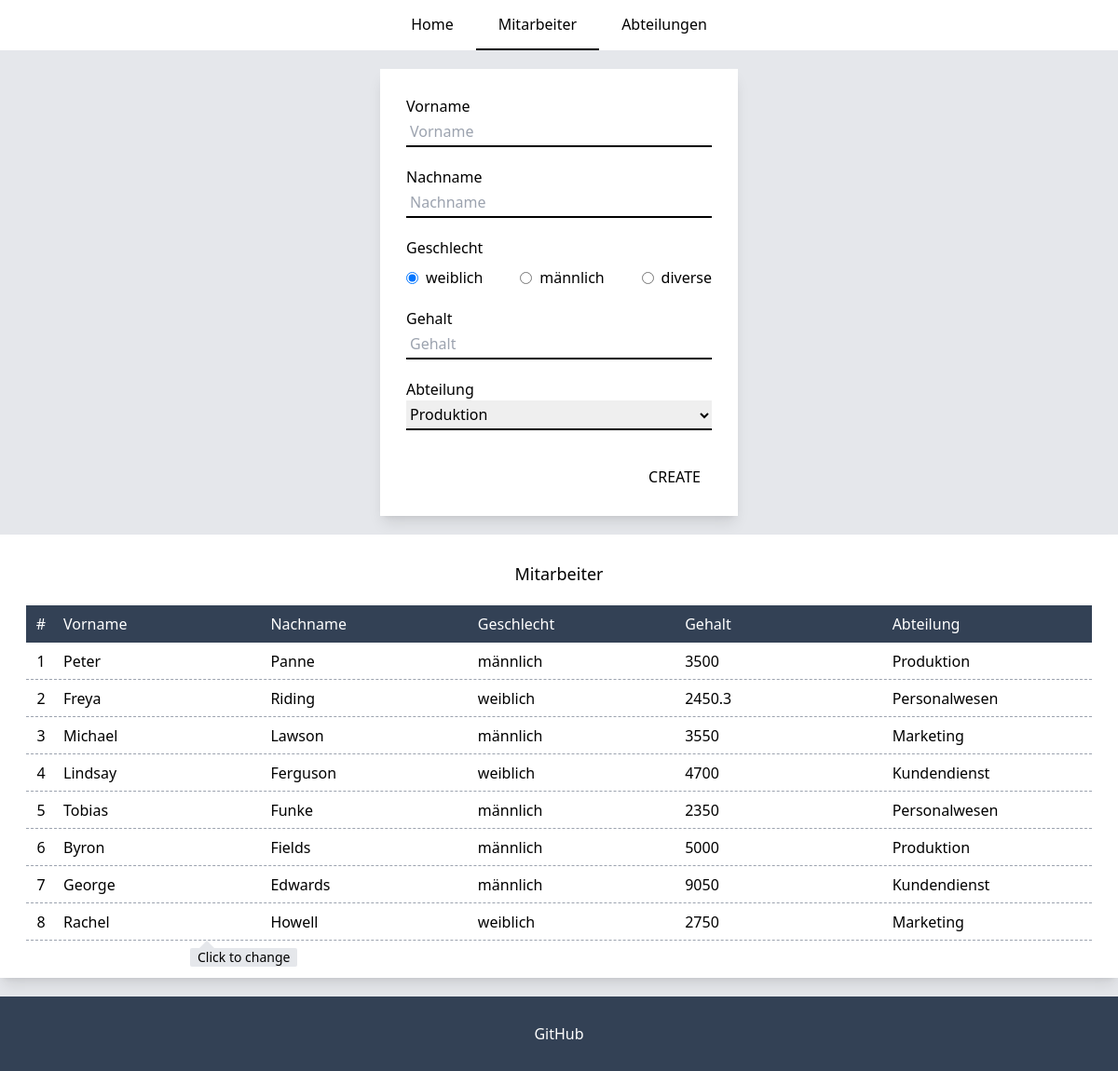
/employees, run on an earlier commit of the app's database.
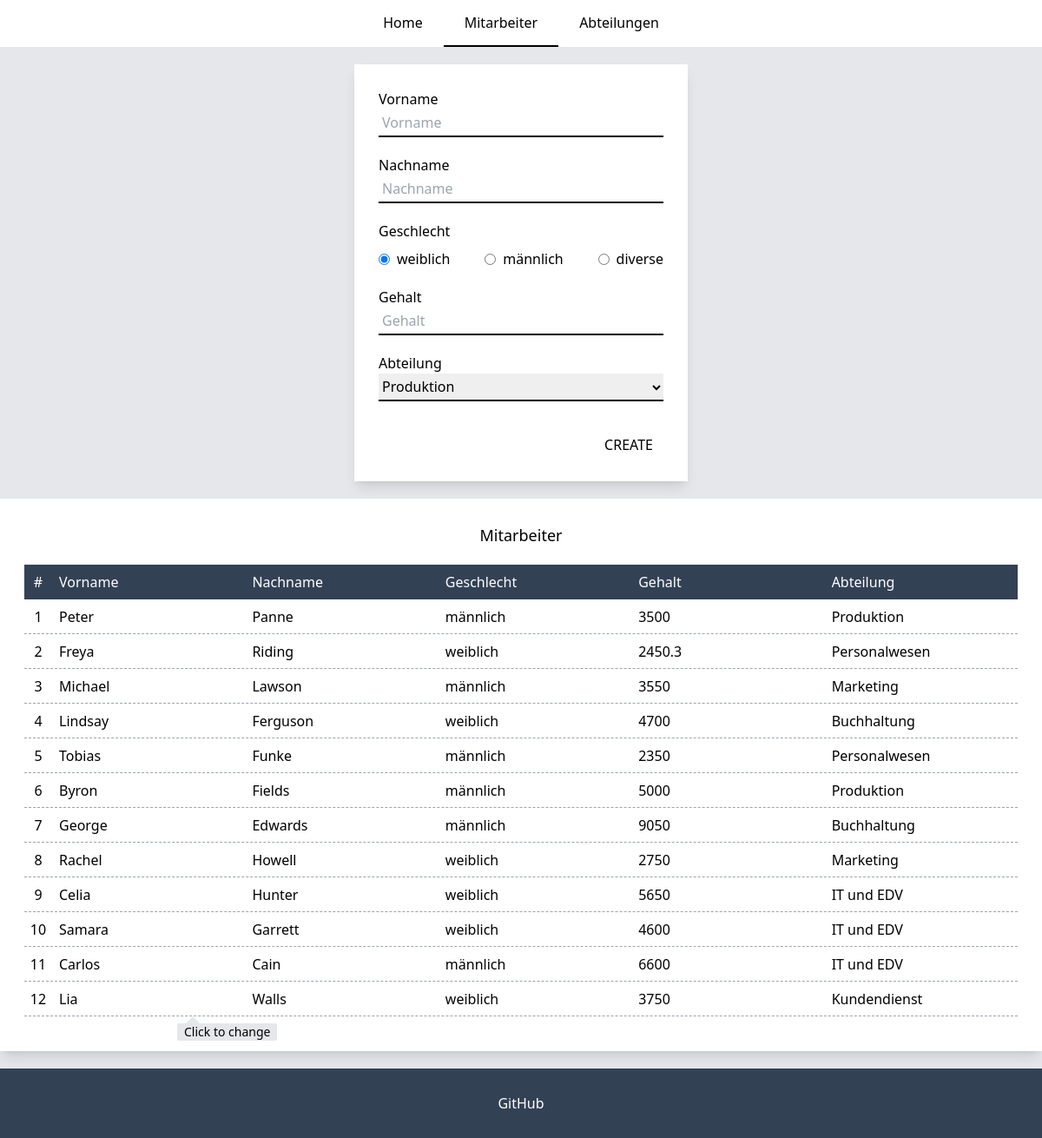
And on a later commit of the database.
### tables this page shows
create table genders (
                         id int primary key auto_increment,
                         gender varchar(10) not null
);

create table employees (
                           id int primary key auto_increment,
                           firstname varchar(45) not null,
                           lastname varchar(45) not null,
                           gender_id int,
                           salary  double not null,
                           department_id int,
                           FOREIGN KEY(department_id) REFERENCES departments(id)
                               ON DELETE SET NULL
                               ON UPDATE SET NULL,
                           FOREIGN KEY(gender_id) REFERENCES genders(id)
                               ON DELETE SET NULL
                               ON UPDATE SET NULL,
                           CONSTRAINT UC_Employee UNIQUE (firstname,lastname)
);

create table departments (
                             id int primary key auto_increment,
                             name varchar(45) not null,
                             UNIQUE (name)
);

### src/router/Router.php (called while the page is built, shortened)
<?php
class Router
{
    private array $handlers;
    private function addHandler(string $method, string $path, $handler): void
    {
        $this->handlers[$method . $path] = [
            'path' => $path,
            'method' => $method,
            'handler' => $handler
        ];
    }
    public function run(): void
    {
        $requestUri = parse_url($_SERVER['REQUEST_URI']);
        $requestPath = $requestUri['path'];
        $method = $_SERVER['REQUEST_METHOD'];
        $callback = null;
        foreach ($this->handlers as $handler) {
            if ($handler['path'] === $requestPath && $method === $handler['method']) {
                $callback = $handler['handler'];
            }
        }
        if (is_string($callback)) {
            $parts = explode('::', $callback);
            if (is_array($parts)) {
                $className = array_shift($parts);
                $handler = new $className();
                $method = array_shift($parts);
                $callback = [$handler, $method];
            }
        }
        call_user_func_array($callback, [
            array_merge($_GET, $_POST)
        ]);
    }
}

### index.php (called while the page is built, shortened)
<?php
require_once "src/classes/views/EmployeePage.php";
require_once "src/router/Router.php";
$router = new Router();
$router->get('/', MainPage::class . '::getContent');
$router->get('/employees', EmployeePage::class . '::execute');
$router->post('/employees', EmployeePage::class . '::execute');
$router->get('/departments', DepartmentPage::class . '::execute');
$router->post('/departments', DepartmentPage::class . '::execute');
$router->addNotFoundHandler(NotFoundPage::class . '::getContent');
$router->run();

### src/service/GenderModel.php (called while the page is built, shortened)
<?php
require_once "Database.php";
class GenderModel
{
    private string $table;
    public function __construct()
    {
        $this->table = "genders";
    }
    public function getAll(): array
    {
        $results = [];
        try {
            $query = "SELECT $this->table.id, gender FROM $this->table
                        LEFT JOIN employees e ON e.gender_id = $this->table.id
                        GROUP BY $this->table.id";
            $result = Database::connect()->query($query);
            for ($results = array(); $row = $result->fetch_assoc(); $results[] = $row) ;
        } catch (Exception $error) {
            onError($error);
        }
        return $results;
    }
}

### src/service/Database.php (called while the page is built, shortened)
<?php
class Database
{
    private static object $dbh;
    public static function connect(): object
    {
        if (!isset(self::$dbh)) {
            try {
                self::$dbh = new mysqli(
                    DB_SERVER,
                    DB_USERNAME,
                    DB_PASSWORD,
                    DB_NAME);
            } catch (Exception $error) {
                onError($error);
                die();
            }
        }
        return self::$dbh;
    }
}

### src/service/DepartmentModel.php (called while the page is built, shortened)
<?php
require_once "Database.php";
class DepartmentModel
{
    private string $table;
    public function __construct()
    {
        $this->table = "departments";
    }
    public function getAll(): array
    {
        $results = [];
        try {
            $query = "SELECT $this->table.id, name, COUNT(e.department_id) AS 'count' FROM $this->table
                            LEFT JOIN employees e ON e.department_id = $this->table.id
                            GROUP BY $this->table.id
            ";
            $result = Database::connect()->query($query);
            for ($results = array(); $row = $result->fetch_assoc(); $results[] = $row);
        } catch (Exception $error) {
            onError($error);
        }
        return $results;
    }
}

### src/service/EmployeeModel.php (called while the page is built, shortened)
<?php
require_once "Database.php";
class EmployeeModel
{
    private string $table;
    public function __construct()
    {
        $this->table = "employees";
    }
    public function getAll(): array
    {
        $results = [];
        try {
            $query = "SELECT $this->table.id, firstname, lastname, salary, gender, name
                    FROM $this->table
                    LEFT JOIN departments d ON d.id = $this->table.department_id
                    LEFT JOIN genders g ON g.id = $this->table.gender_id
                    GROUP BY $this->table.id";
            $result = Database::connect()->query($query);
            for ($results = array(); $row = $result->fetch_assoc(); $results[] = $row) ;
        } catch (Exception $error) {
            onError($error);
        }
        return $results;
    }
    public function getById($id): bool|array|null
    {
        try {
            $stmt = Database::connect()->prepare(
                "SELECT $this->table.id, firstname, lastname, salary, gender, gender_id, department_id
                 FROM $this->table
                 JOIN genders g ON g.id = $this->table.gender_id
                 AND $this->table.id = ?
                 GROUP BY $this->table.id");
            $stmt->bind_param("i", $id);
            $stmt->execute();
            $result = $stmt->get_result();
            return $result->fetch_assoc();
        } catch (Exception $error) {
            onError($error);
        }
        return false;
    }
}

### src/classes/views/EmployeePage.php (the view, shortened to what this page needs)
<?php
require_once "src/classes/views/Modules.php";
class EmployeePage extends Modules
{
    private string $id;
    private array $errors;
    private array $params;
    public function __construct()
    {
        $this->id = '';
        $this->errors = [];
        $this->params = [];
    }
    public function execute(array $params = []): void
    {
        $this->action = $params['action'] ?? '';
        $this->id = $params['id'] ?? '';
        $this->params = $params;
        $this->getContent();
    }
    protected function getMiddle(): string
    {
        $sr['createForm'] = $this->showEmployeeForm();
        $sr['table'] = $this->showEmployeesTable();
        return $this->getReplaceTemplate($sr, "employeesPage");
    }
    private function showEmployeeForm(): string
    {
        $html = $this->getInput('Vorname', 'firstname');
        $html .= $this->getInput('Nachname', 'lastname');
        $html .= $this->getGenderRadio($this->id, $this->params);
        $html .= $this->getInput('Gehalt', 'salary');
        $html .= $this->getDepartmentsSelect();
        $html .= $this->getButtons($this->id);
        return $html;
    }
    public function showEmployeesTable(): string
    {
        $employees = $this->employee->getAll();
        $html = '';
        foreach ($employees as $i => $employee) {
            $html .= '
                    <li class="
                            hover:cursor-pointer hover:border-solid hover:border-black
                            row-employee flex h-10 border-b border-gray-400 border-dashed
                        "
                    >
                        <span id="index" class="
                            flex self-center justify-center
                            w-8
                        ">' . ++$i . '</span>
                        <span id="firstname" class="
                            flex self-center
                            pl-2 grow
                            basis-40
                            hidden sm:flex
                        ">' . $employee['firstname'] . '</span>
                        <span id="lastname" class="
                            flex self-center
                            pl-2 grow
                            basis-40
                        ">' . $employee['lastname'] . '</span>
                        <span id="gender" class="
                            flex self-center
                            pl-2 grow
                            basis-40
                            hidden lg:flex
                        ">' . $employee['gender'] . '</span>
                        <span id="salary" class="
                            flex self-center
                            pl-2  grow
                            basis-40
                            hidden sm:flex
                        ">' . $employee['salary'] . '</span>
                        <div class="
                            flex self-center
                            sm:justify-start
                            grow
                            basis-40
                            pl-2
                        ">
                            <span id="department" class="">' . $employee['name'] . '</span>
                            <input type="hidden" name="id" value="' . $employee['id'] . '"/>
                        </div>
                    </li>';
        }
        return $html;
    }
    private function getInput($label, $type): string
    {
        $html = '<label for="' . $type . '" class="block text-md font-medium">' . $label . '</label>
                    <input
                            id="$type" type="text"
                            name="' . $type . '"
                            class="border-b-2 border-black px-1 mb-5 h-8 focus:outline-none"
                            placeholder="' . $label . '"';
        $html .= $this->getInputValue($this->id, $this->params, $type);
        $html .= $this->isError($this->errors, $type);
        return $html;
    }
    private function getGenderRadio($id, $values): string
    {
        $type = 'gender_id';
        $html = '<label for="gender" class="block text-md font-medium">Geschlecht</label>';
        $genders = '';
        if ($this->employee->getById($id)) {
            $genders = $this->employee->getById($id)[$type];
        }
        if (strlen($id) !== 0 && count($values) === 1) {
            $html .= $this->getGendersRadio($genders);
        } elseif (strlen($id) === 0 && count($values) > 1) {
            $html .= $this->getGendersRadio($values[$type]);
        } elseif (strlen($id) !== 0 && count($values) > 1) {
            $html .= $this->getGendersRadio($values[$type]);
        } else {
            $html .= $values[$type] ?? "<input type='hidden' name='gender_id'>";
            $html .= $this->getGendersRadio();
        }
        $html .= $this->isError($this->errors, $type);
        return $html;
    }
    private function getDepartmentsSelect(): string
    {
        $departments = $this->department->getAll();
        $html = '<label for="department" class="block text-md font-medium">Abteilung</label>
                    <select
                            name="department_id"
                            class="border-b-2 border-black mb-5 h-8 focus:outline-none"
                    >
        ';
        foreach ($departments as $department) {
            $html .= '<option value="' . $department['id'] . '"';
            $departmentId = '';
            if (strlen($this->id) !== 0 && $department['id'] === $departmentId) {
                $html .= 'selected>';
            } else $html .= '>';
            $html .= $department['name'] . '</option>';
        }
            $html .= '</select>';
        return $html;
    }
    private function getButtons($id): string
    {
        $html = '';
        $employeeId = '';
        if (strlen($id) !== 0) {
            $html .= '
                    <input type="hidden" name="id" value="' . $employeeId . '">
                    <button class="w-20 h-7 mt-4 bg-white self-end font-medium uppercase hover:underline hover:underline-offset-4" type="submit" name="action" value="update">Update
                    </button>';
        } else $html .= '
                    <button class="w-20 h-7 mt-4 bg-white self-end font-medium uppercase hover:underline hover:underline-offset-4" type="submit" name="action" value="create">Create
                    </button>';
        return $html;
    }
    private function getInputValue($id, $values, $type): string
    {
        $html = '';
        $value = '';
        if ($this->employee->getById($id)) {
            $value = $this->employee->getById($id)[$type];
        }
        if (strlen($id) !== 0 && count($values) === 1) {
            $html .= 'value="' . $value . '">';
        } elseif (strlen($id) === 0 && count($values) > 1) {
            $html .= 'value="' . $values[$type] . '">';
        } elseif (strlen($id) !== 0 && count($values) > 1) {
            $html .= 'value="' . $values[$type] . '">';
        } else {
            $html .= '>';
        }
        return $html;
    }
    private function getGendersRadio($value = null): string
    {
        $GenderType = array(
            'Female' => 1,
            'Male' => 2,
            'Diverse' => 3,
        );
        if (!isset($value)) {
            $value = $GenderType['Female'];
        }
        $genders = $this->gender->getAll();
        $html = "<div class='flex mt-2 mb-5 justify-between'>";
        foreach ($genders as $gender) {
            $html .= "<div class='flex items-center'>";
            $html .= "<input id='" . $gender['gender'] . "' type='radio' name='gender_id' value='" . $gender['id'] . "'";
            $html .= " class='mr-2'";
            if ($value == $gender['id']) {
                $html .= "checked";
            }
            $html .= ">";
            $html .= "<label for='" . $gender['gender'] . "'>" . $gender['gender'] . "</label>";
            $html .= "</div>";
        }
        $html .= "</div>";
        return $html;
    }
}

### src/classes/views/Modules.php (shortened to what this page needs)
<?php
require_once "src/service/DepartmentModel.php";
require_once "src/service/EmployeeModel.php";
require_once "src/service/GenderModel.php";
abstract class Modules
{
    protected string $isActiveMain;
    protected string $isActiveEmployee;
    protected string $isActiveDepartment;
    public function __construct()
    {
        $this->department = new DepartmentModel();
        $this->employee = new EmployeeModel();
        $this->gender = new GenderModel();
        $this->activeClass = 'border-b-2 border-black';
        $this->isActiveMain = $this->activeClass;
        $this->isActiveEmployee = '';
        $this->isActiveDepartment = '';
    }
    public function getContent(): void
    {
        $sr["title"] = $this->getTitle();
        $sr["isActiveMain"] = $this->isActiveMain;
        $sr["isActiveEmployee"] = $this->isActiveEmployee;
        $sr["isActiveDepartment"] = $this->isActiveDepartment;
        $sr["middle"] = $this->getMiddle();
        echo $this->getReplaceTemplate($sr, "root");
    }
    protected function isError($errors, $errorName): string
    {
        $html = '';
        return $html;
    }
    protected function getTemplate($name): array|bool|string
    {
        return file_get_contents("src/tpl/" . $name . ".tpl");
    }
    protected function getReplaceContent($sr, $content): array|string
    {
        $search = array();
        $replace = array();
        $i = 0;
        foreach ($sr as $key => $value) {
            $search[$i] = "%$key%";
            $replace[$i] = $value;
            $i++;
        }
        return str_replace($search, $replace, $content);
    }
    protected function getReplaceTemplate($sr, $template): array|string
    {
        return $this->getReplaceContent($sr, $this->getTemplate($template));
    }
}

What changed in the data, as far as the page shows it:
changed through a linked row, employees "Lindsay": department.name "Kundendienst" → "Buchhaltung"
changed through a linked row, employees "George": department.name "Kundendienst" → "Buchhaltung"
added employees: firstname "Celia", lastname "Hunter", gender.gender "weiblich", salary "5650", department.name "IT und EDV"
added employees: firstname "Samara", lastname "Garrett", gender.gender "weiblich", salary "4600", department.name "IT und EDV"
added employees: firstname "Carlos", lastname "Cain", gender.gender "männlich", salary "6600", department.name "IT und EDV"
added employees: firstname "Lia", lastname "Walls", gender.gender "weiblich", salary "3750", department.name "Kundendienst"
